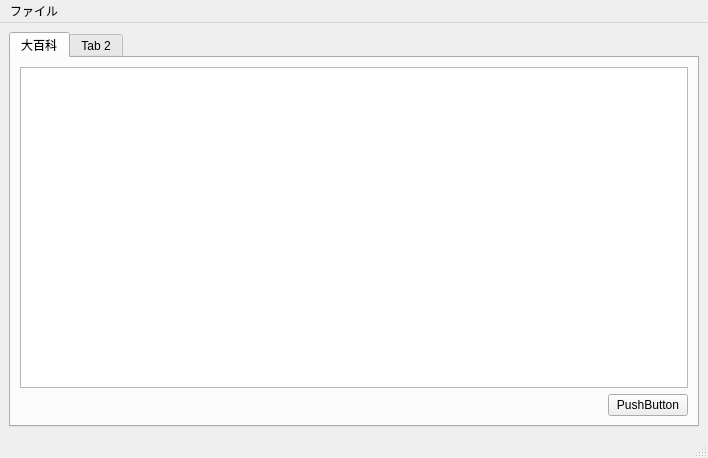
<ui version="4.0" >
 <class>MainWindow</class>
 <widget class="QMainWindow" name="MainWindow" >
  <property name="geometry" >
   <rect>
    <x>0</x>
    <y>0</y>
    <width>708</width>
    <height>458</height>
   </rect>
  </property>
  <property name="windowTitle" >
   <string>ニコ百アラート</string>
  </property>
  <property name="windowIcon" >
   <iconset>
    <normaloff>dic.ico</normaloff>dic.ico</iconset>
  </property>
  <widget class="QWidget" name="centralwidget" >
   <layout class="QGridLayout" name="gridLayout" >
    <item row="0" column="0" >
     <widget class="QTabWidget" name="tabWidget" >
      <property name="layoutDirection" >
       <enum>Qt::LeftToRight</enum>
      </property>
      <property name="currentIndex" >
       <number>0</number>
      </property>
      <widget class="QWidget" name="tab" >
       <property name="sizePolicy" >
        <sizepolicy vsizetype="Preferred" hsizetype="Preferred" >
         <horstretch>0</horstretch>
         <verstretch>0</verstretch>
        </sizepolicy>
       </property>
       <attribute name="title" >
        <string>大百科</string>
       </attribute>
       <layout class="QGridLayout" name="gridLayout_2" >
        <item row="5" column="0" >
         <layout class="QHBoxLayout" name="horizontalLayout" >
          <item>
           <spacer name="horizontalSpacer" >
            <property name="orientation" >
             <enum>Qt::Horizontal</enum>
            </property>
            <property name="sizeHint" stdset="0" >
             <size>
              <width>40</width>
              <height>20</height>
             </size>
            </property>
           </spacer>
          </item>
          <item>
           <widget class="QPushButton" name="pushButton" >
            <property name="sizePolicy" >
             <sizepolicy vsizetype="Fixed" hsizetype="Fixed" >
              <horstretch>0</horstretch>
              <verstretch>0</verstretch>
             </sizepolicy>
            </property>
            <property name="minimumSize" >
             <size>
              <width>0</width>
              <height>16</height>
             </size>
            </property>
            <property name="layoutDirection" >
             <enum>Qt::LeftToRight</enum>
            </property>
            <property name="text" >
             <string>PushButton</string>
            </property>
           </widget>
          </item>
         </layout>
        </item>
        <item row="0" column="0" >
         <widget class="QTreeView" name="liveTreeView" />
        </item>
       </layout>
      </widget>
      <widget class="QWidget" name="tab_2" >
       <attribute name="title" >
        <string>Tab 2</string>
       </attribute>
      </widget>
     </widget>
    </item>
   </layout>
  </widget>
  <widget class="QMenuBar" name="menubar" >
   <property name="geometry" >
    <rect>
     <x>0</x>
     <y>0</y>
     <width>708</width>
     <height>19</height>
    </rect>
   </property>
   <widget class="QMenu" name="menu" >
    <property name="title" >
     <string>ファイル</string>
    </property>
   </widget>
   <addaction name="menu" />
  </widget>
  <widget class="QStatusBar" name="statusbar" />
 </widget>
 <resources/>
 <connections/>
</ui>
